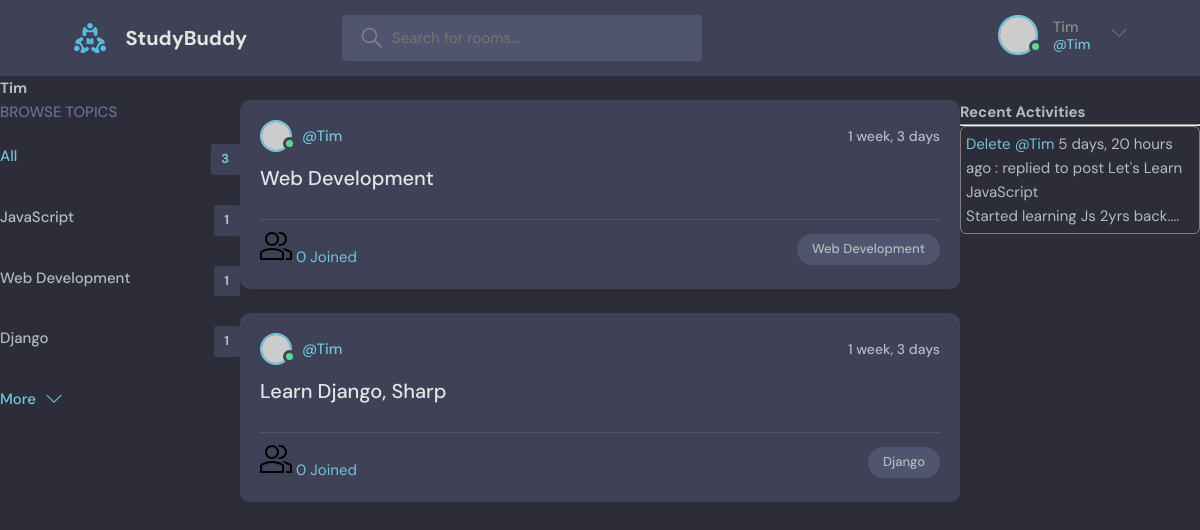
/profile/2/ (signed in), run on the app's committed database.
### base/models.py (models this page shows, shortened)
class Topic(models.Model):
    name = models.CharField(max_length = 200)

class Room(models.Model):
    host = models.ForeignKey(User, on_delete = models.SET_NULL, null = True)
    topic = models.ForeignKey(Topic, on_delete = models.SET_NULL, null = True)
    name = models.CharField(max_length = 200)
    description = models.TextField(null = True, blank = True)
    participants = models.ManyToManyField(User, related_name='participants', blank=True)
    updated = models.DateTimeField(auto_now = True)
    created = models.DateTimeField(auto_now_add = True)
    class Meta:
        ordering = ['-updated', '-created']
    def __str__(self):
        return self.name

class Message(models.Model):
    user = models.ForeignKey(User, on_delete = models.CASCADE)
    room = models.ForeignKey(Room, on_delete = models.CASCADE)
    body = models.TextField()
    updated = models.DateTimeField(auto_now = True)
    created = models.DateTimeField(auto_now_add = True)
    class Meta:
        ordering = ['-updated', '-created']
    def __str__(self):
        return self.body[:50]

### base/views.py (the view)
# urls.py: path('profile/<str:pk>/', views.userProfile, name='user-profile'),
def userProfile(request, pk):
    user = User.objects.get(id=pk)
    rooms = user.room_set.all()
    room_messages = user.message_set.all()
    topics = Topic.objects.all()
    context = {'user': user, 'rooms': rooms, 'room_messages': room_messages, 'topics': topics}
    return render(request, 'base/profile.html', context)

### base/templates/base/profile.html (shortened to what this page needs)
{% extends 'main.html' %}
{% block content %}
    <h1>{{user.username}}</h1>
    <div class="profile-container">
        <div>
            {% include 'base/topics_component.html' %}
        </div>
        <div>
            {% include 'base/feed_component.html' %}
        </div>
        <div>
            {% include 'base/activity_component.html' %}
        </div>
    </div>
{% endblock content %}

### templates/navbar.html (shortened to what this page needs)
{% load static %}
<header class="header header--loggedIn">
    <div class="container">
        <a href="{% url 'home' %}" class="header__logo">
            <img src="{% static 'images/logo.svg' %}" />
            <h1>StudyBuddy</h1>
        </a>
        <form class="header__search" method="GET" action="{% url 'home' %}">
            <label>
                <input name="q" placeholder="Search for rooms..." />
            </label>
        </form>
        <nav class="header__menu">
            {% if request.user.is_authenticated %}
            <div class="header__user">
                <a href="profile.html">
                    <div class="avatar avatar--medium active">
                        <img src="https://randomuser.me/api/portraits/men/37.jpg" />
                    </div>
                    <p>{{request.user}}<span>@{{request.user}}</span></p>
                </a>
                <button class="dropdown-button">
                    <svg version="1.1" xmlns="http://www.w3.org/2000/svg" width="32" height="32" viewBox="0 0 32 32">
                        <title>chevron-down</title>
                        <path d="M16 21l-13-13h-3l16 16 16-16h-3l-13 13z"></path>
                    </svg>
                </button>
            </div>
            {% else %}
            <a href="{% url 'login' %}">
                <img src="{% static 'images/avatar.svg' %}" />
                <p>Login</p>
            </a>
            {% endif %}
        </nav>
    </div>
</header>

### base/templates/base/topics_component.html
<div class="topics">
    <div class="topics__header">
      <h2>Browse Topics</h2>
    </div>
    <ul class="topics__list">
      <li>
        <a href="{% url 'home' %}" class="active">All <span>{{topics.count}}</span></a>
      </li>
      {% for topic in topics  %}
        <li>
            <a href="{% url 'home' %}?q={{topic.name}}">{{topic.name}}<span>{{topic.room_set.all.count}}</span></a>
        </li>
      {% endfor %}
    </ul>
    <a class="btn btn--link" href="topics.html">
      More
      <svg version="1.1" xmlns="http://www.w3.org/2000/svg" width="32" height="32" viewBox="0 0 32 32">
        <title>chevron-down</title>
        <path d="M16 21l-13-13h-3l16 16 16-16h-3l-13 13z"></path>
      </svg>
    </a>
  </div>

### base/templates/base/feed_component.html (shortened to what this page needs)
{% for room in rooms  %}
<div class="roomListRoom">
    <div class="roomListRoom__header">
      <a href="{% url 'user-profile' room.host.id %}" class="roomListRoom__author">
        <div class="avatar avatar--small active">
          <img src="https://randomuser.me/api/portraits/men/11.jpg" />
        </div>
        <span>@{{room.host.username}}</span>
      </a>
      <div class="roomListRoom__actions">
        <span>{{room.created|timesince}}</span>
      </div>
    </div>
    <div class="roomListRoom__content">
      <a href="{% url 'room' room.id %}">{{room.name}}</a>
    </div>
    <div class="roomListRoom__meta">
      <a class="{% url 'room' room.id %}">
        <span>{{room.participants.all.count}} Joined </span>
      </a>
      <p class="roomListRoom__topic">{{room.topic.name}}</p>
    </div>
  </div>
{% endfor %}

### base/templates/base/activity_component.html
<h3>Recent Activities</h3>
<hr>
{% for message in room_messages %}
    <div style="border: 1px solid gray; border-radius: 6px; padding: .5rem; margin-bottom: 1rem;">
        <a href="{% url 'delete-activity' message.id %}">Delete</a>
        <small><a href="{% url 'user-profile' message.user.id %}">@{{message.user}}</a> {{message.created|timesince}} ago :</small>
        <small>replied to post {{message.room}}</small>
        <p>
            {{message}}...
        </p>
    </div>
{% endfor %}

### base/templates/base/profile.html (style rules this page uses)
.profile-container { display: grid; grid-template-columns: 1fr 3fr 1fr; }

### data on the page
Topic: name "JavaScript", room_set.all.count "1"
Topic: name "Web Development", room_set.all.count "1"
Topic: name "Django", room_set.all.count "1"
Room: host.username "Tim", created "1 week, 3 days", name "Web Development", participants.all.count "0", topic.name "Web Development"
Room: host.username "Tim", created "1 week, 3 days", name "Learn Django, Sharp", participants.all.count "0", topic.name "Django"
Message: user "Tim", created "5 days, 20 hours", room "Let's Learn JavaScript", body "Started learning Js 2yrs back."

### other printed values
{{ request.user }} "Tim"
{{ user.username }} "Tim"
{{ topics.count }} "3"
